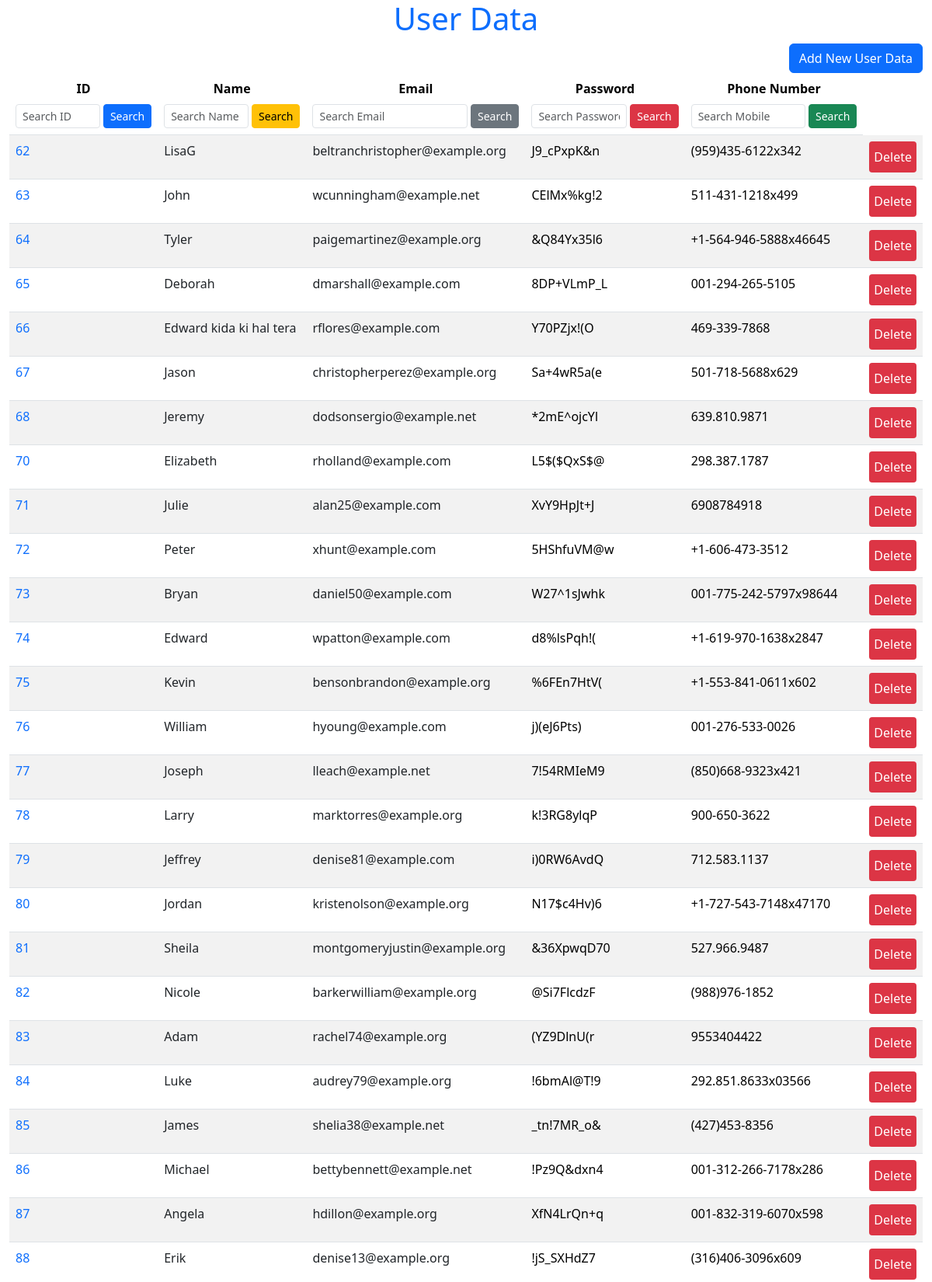
The page /user/ (upper part) on the database its author committed.
### models.py (models this page shows, shortened)
class User(db.Model):
    id = db.Column(db.Integer, primary_key=True)
    name = db.Column(db.String(60) )
    email = db.Column(db.String(60))
    password = db.Column(db.String(500))
    mobile_number = db.Column(db.String(300))
    create_at = db.Column(
        db.TIMESTAMP,
        default=datetime.utcnow,
        nullable=False
      )

### main.py (the view, shortened to what this page needs)
@app.route('/user/', methods=['GET', 'POST'])
def get_all_users():
    print(">>>>> incoming query param ", request.args)
    if request.method == 'GET':
        try:
            order_by = request.args.get('order_by', None)
            page = request.args.get('page', 1, type=int)
            person_id = request.args.get('id')
            keyword = request.args.get('name')
            email = request.args.get('email')
            password = request.args.get('password')
            mobile_number = request.args.get('mobile')
            search_results = None
            if person_id:
                search_results = User.query.filter(User.id.startswith(person_id)).all()
            elif keyword:
                search_results = User.query.filter(User.name.startswith(keyword)).all()
            elif email:
                search_results = User.query.filter(User.email.contains(email)).all()
            elif password:
                search_results = User.query.filter(Usr.password.contains(password)).all()
            elif mobile_number:
                search_results = User.query.filter(User.mobile_number.contains(mobile_number)).all()
            if order_by:
                if order_by[0] == "-":
                    order_by = order_by[1:]
                    pagination = User.query.order_by(desc(order_by.lower())).paginate(page=page, per_page=50, error_out=False)
                else:
                    pagination = User.query.order_by(order_by.lower()).paginate(page=page, per_page=50, error_out=False)
            else:
                pagination = User.query.paginate(page=page, per_page=50, error_out=False)
            current_user_Data = pagination.items
            print("Pagination items:", current_user_Data)
            return render_template('user.html', pagination=pagination, current_user_Data=current_user_Data, search_results=search_results)
        except:
                return  jsonify({"status": 500, "message": "Server error"})

### templates/user.html (shortened to what this page needs)
{% extends "base.html" %}
{% block content %}
<div class="container-fluid">
    <h1 class="text-center text-primary fs-1">User Data</h1>
    {% if search_results %}
    <div class="text-center mb-3">
        <a href="/user/" class="btn btn-primary">Return to All Data</a>
    </div>
    {% else %}
    <div class="text-end">
        <button type="button" class="btn btn-primary text-en text-white" data-bs-toggle="modal"
            data-bs-target="#exampleModal">
            Add New User Data
        </button>
    </div>
    {% endif %}
    <table class="table table-striped table-hover">
        <thead>
            <tr class="fw-bold text-center">
                <th scope="col">
                    ID
                    <form action="/user" method="GET" class="d-flex justify-content-center mt-2">
                        <input type="text" class="form-control form-control-sm w-75" name="id" placeholder="Search ID">
                        <button type="submit" class="btn btn-sm btn-primary ms-1">Search</button>
                    </form>
                </th>
                <th scope="col">
                    Name
                    <form action="/user" method="GET" class="d-flex justify-content-center mt-2">
                        <input type="text" class="form-control form-control-sm w-75" name="name"
                            placeholder="Search Name">
                        <button type="submit" class="btn btn-sm btn-warning ms-1">Search</button>
                    </form>
                </th>
                <th scope="col">
                    Email
                    <form action="/user" method="GET" class="d-flex justify-content-center mt-2">
                        <input type="text" class="form-control form-control-sm w-75" name="email"
                            placeholder="Search Email">
                        <button type="submit" class="btn btn-sm btn-secondary ms-1">Search</button>
                    </form>
                </th>
                <th scope="col">
                    Password
                    <form action="/user" method="GET" class="d-flex justify-content-center mt-2">
                        <input type="text" class="form-control form-control-sm w-75" name="password"
                            placeholder="Search Password">
                        <button type="submit" class="btn btn-sm btn-danger ms-1">Search</button>
                    </form>
                </th>
                <th scope="col">
                    Phone Number
                    <form action="/user" method="GET" class="d-flex justify-content-center mt-2">
                        <input type="text" class="form-control form-control-sm w-75" name="mobile"
                            placeholder="Search Mobile">
                        <button type="submit" class="btn btn-sm btn-success ms-1">Search</button>
                    </form>
                </th>
            </tr>
        </thead>
        <tbody>
            {% if search_results %}
            {% for result in search_results %}
            <tr class="text-center">
                <td>{{ result.id }}</td>
                <td>{{ result.name }}</td>
                <td>{{ result.email }}</td>
                <td>{{ result.password }}</td>
                <td>{{ result.mobile_number }}</td>
            </tr>
            {% endfor %}
            {% else %}
            {% for user in current_user_Data %}
            <tr class="text-decoration-none">
                <td><a href="/user/{{user.id }}" class="text-decoration-none">{{ user.id }}</a></td>
                <td><a href="/user/{{user.id }}" class="text-decoration-none text-dark">{{ user.name }}</a></td>
                <td><a href="/user/{{user.id }}" class="text-decoration-none text-dark">{{ user.email }}</a></td>
                <td>{{ user.password }}</td>
                <td>{{ user.mobile_number }}</td>
                <td><Button class="bg-danger border-0  rounded-1 py-2"><a class="text-white text-decoration-none"
                            href="/user/{{user.id }}/delete">Delete</a></Button></td>
            </tr>
            {% endfor %}
            {% endif %}
        </tbody>
    </table>
</div>
{% endblock %}

### templates/base.html (shortened to what this page needs)
<!doctype html>
<html lang="en">
<head>
    <link href="https://cdn.jsdelivr.net/npm/bootstrap@5.3.3/dist/css/bootstrap.min.css" rel="stylesheet"
>
</head>
<body>
    {% block content%} {% endblock %}
</body>
</html>

### rows shown on the page
User: id "62", name "LisaG", email "beltranchristopher@example.org", password "J9_cPxpK&n", mobile_number "(959)435-6122x342"
User: id "63", name "John", email "wcunningham@example.net", password "CElMx%kg!2", mobile_number "511-431-1218x499"
User: id "64", name "Tyler", email "paigemartinez@example.org", password "&Q84Yx35l6", mobile_number "+1-564-946-5888x46645"
User: id "65", name "Deborah", email "dmarshall@example.com", password "8DP+VLmP_L", mobile_number "001-294-265-5105"
User: id "66", name "Edward kida ki hal tera", email "rflores@example.com", password "Y70PZjx!(O", mobile_number "469-339-7868"
User: id "67", name "Jason", email "christopherperez@example.org", password "Sa+4wR5a(e", mobile_number "501-718-5688x629"
User: id "68", name "Jeremy", email "dodsonsergio@example.net", password "*2mE^ojcYl", mobile_number "639.810.9871"
User: id "70", name "Elizabeth", email "rholland@example.com", password "L5$($QxS$@", mobile_number "298.387.1787"
User: id "71", name "Julie", email "alan25@example.com", password "XvY9HpJt+J", mobile_number "6908784918"
User: id "72", name "Peter", email "xhunt@example.com", password "5HShfuVM@w", mobile_number "+1-606-473-3512"
User: id "73", name "Bryan", email "daniel50@example.com", password "W27^1sJwhk", mobile_number "001-775-242-5797x98644"
User: id "74", name "Edward", email "wpatton@example.com", password "d8%lsPqh!(", mobile_number "+1-619-970-1638x2847"
User: id "75", name "Kevin", email "bensonbrandon@example.org", password "%6FEn7HtV(", mobile_number "+1-553-841-0611x602"
User: id "76", name "William", email "hyoung@example.com", password "j)(eJ6Pts)", mobile_number "001-276-533-0026"
User: id "77", name "Joseph", email "lleach@example.net", password "7!54RMIeM9", mobile_number "(850)668-9323x421"
User: id "78", name "Larry", email "marktorres@example.org", password "k!3RG8ylqP", mobile_number "900-650-3622"
User: id "79", name "Jeffrey", email "denise81@example.com", password "i)0RW6AvdQ", mobile_number "712.583.1137"
User: id "80", name "Jordan", email "kristenolson@example.org", password "N17$c4Hv)6", mobile_number "+1-727-543-7148x47170"
User: id "81", name "Sheila", email "montgomeryjustin@example.org", password "&36XpwqD70", mobile_number "527.966.9487"
User: id "82", name "Nicole", email "barkerwilliam@example.org", password "@Si7FlcdzF", mobile_number "(988)976-1852"
User: id "83", name "Adam", email "rachel74@example.org", password "(YZ9DlnU(r", mobile_number "9553404422"
User: id "84", name "Luke", email "audrey79@example.org", password "!6bmAl@T!9", mobile_number "292.851.8633x03566"
User: id "85", name "James", email "shelia38@example.net", password "_tn!7MR_o&", mobile_number "(427)453-8356"
User: id "86", name "Michael", email "bettybennett@example.net", password "!Pz9Q&dxn4", mobile_number "001-312-266-7178x286"
User: id "87", name "Angela", email "hdillon@example.org", password "XfN4LrQn+q", mobile_number "001-832-319-6070x598"
User: id "88", name "Erik", email "denise13@example.org", password "!jS_SXHdZ7", mobile_number "(316)406-3096x609"
